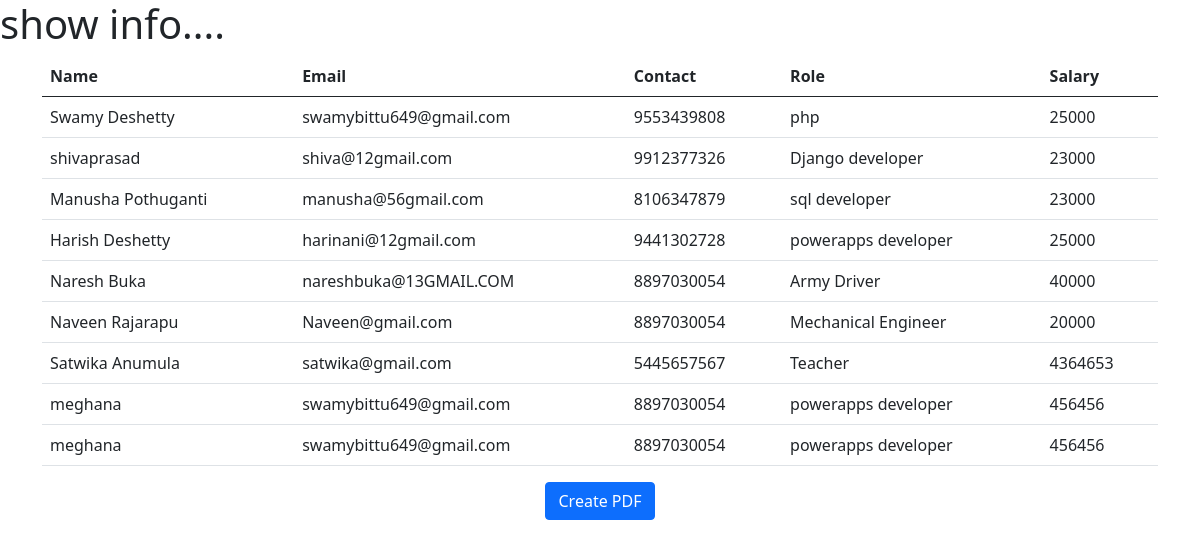
Page /members/showmembers/ on the earlier database version.
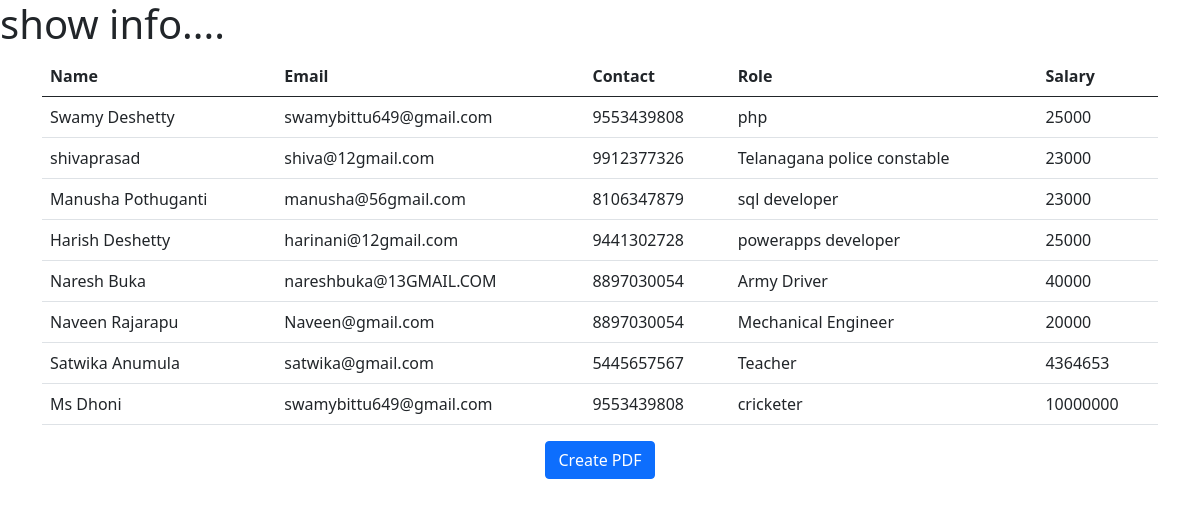
Same page on the later database version.
### members/models.py (models this page shows, shortened)
class Employee(models.Model):
  name    = models.CharField(max_length=200)
  email   = models.EmailField()
  contact = models.CharField(max_length=20)
  role    = models.CharField(max_length=200)
  salary  = models.IntegerField()
  id      = models.UUIDField(default=uuid.uuid4, unique=True, primary_key=True, editable=False)

### members/views.py (the view)
# urls.py: path('showmembers/', views.show_members,name='showmembers'),
def show_members(request):
  members = Employee.objects.all()
  context = {
    'members':members
  }
  return render(request,'pdftemp.html',context)

### members/templates/pdftemp.html (shortened to what this page needs)
<!doctype html>
<html lang="en">
  <head>
    <link href="https://cdn.jsdelivr.net/npm/bootstrap@5.0.2/dist/css/bootstrap.min.css" rel="stylesheet">
  </head>
  <body>
    <h1>show info....</h1>
    <div class="container">
        <div class="row justify-content-center">
            <div class="col-md-12   ">
                <table class="table">
                    <thead>
                      <tr>
                        <th scope="col">Name</th>
                        <th scope="col">Email</th>
                        <th scope="col">Contact</th>
                        <th scope="col">Role</th>
                        <th scope="col">Salary</th>
                      </tr>
                    </thead>
                    <tbody>
                        {% for member in members %}
                      <tr>
                        <td>{{member.name}}</td>
                        <td>{{member.email}}</td>
                        <td>{{member.contact}}</td>
                        <td>{{member.role}}</td>
                        <td>{{member.salary}}</td>
                      </tr>
                      {% endfor %}
                    </tbody>
                  </table>
            </div>
        </div>
    </div>
<center> <a class="btn btn-primary" href="{% url 'members:createpdf' %}">Create PDF</a></center>
  </body>
</html>

Differences in the rows shown:
removed Employee: name "meghana", email "swamybittu649@gmail.com", contact "8897030054", role "powerapps developer", salary "456456"
removed Employee: name "meghana", email "swamybittu649@gmail.com", contact "8897030054", role "powerapps developer", salary "456456"
changed Employee "shivaprasad": role "Django developer" → "Telanagana police constable"
added Employee: name "Ms Dhoni", email "swamybittu649@gmail.com", contact "9553439808", role "cricketer", salary "10000000"
